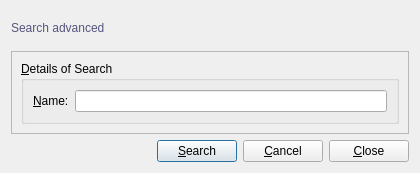
<?xml version="1.0" encoding="UTF-8"?>
<ui version="4.0">
 <class>UserSearch</class>
 <widget class="QDialog" name="UserSearch">
  <property name="geometry">
   <rect>
    <x>0</x>
    <y>0</y>
    <width>420</width>
    <height>173</height>
   </rect>
  </property>
  <property name="windowTitle">
   <string>User :: Search Advanced</string>
  </property>
  <property name="windowIcon">
   <iconset resource="resources.qrc">
    <normaloff>:/default/static/default/icons/22x22/face-devilish.png</normaloff>:/default/static/default/icons/22x22/face-devilish.png</iconset>
  </property>
  <layout class="QGridLayout" name="gridLayout">
   <item row="0" column="0">
    <layout class="QHBoxLayout" name="horizontalLayout_2">
     <item>
      <widget class="QLabel" name="titleLabel">
       <property name="styleSheet">
        <string notr="true">color: rgb(85, 85, 127);
font: 75 14pt &quot;DejaVu Sans Mono&quot;;</string>
       </property>
       <property name="text">
        <string>Search advanced</string>
       </property>
      </widget>
     </item>
     <item>
      <spacer name="horizontalSpacer_2">
       <property name="orientation">
        <enum>Qt::Horizontal</enum>
       </property>
       <property name="sizeHint" stdset="0">
        <size>
         <width>40</width>
         <height>20</height>
        </size>
       </property>
      </spacer>
     </item>
    </layout>
   </item>
   <item row="1" column="0">
    <widget class="QFrame" name="frame">
     <property name="frameShape">
      <enum>QFrame::StyledPanel</enum>
     </property>
     <property name="frameShadow">
      <enum>QFrame::Raised</enum>
     </property>
     <layout class="QGridLayout" name="gridLayout_3">
      <item row="0" column="0">
       <widget class="QGroupBox" name="detailsSearchGroupBox">
        <property name="title">
         <string>&amp;Details of Search</string>
        </property>
        <layout class="QFormLayout" name="formLayout_2">
         <property name="fieldGrowthPolicy">
          <enum>QFormLayout::ExpandingFieldsGrow</enum>
         </property>
         <item row="0" column="0">
          <widget class="QLabel" name="nameLabel">
           <property name="text">
            <string>&amp;Name:</string>
           </property>
           <property name="buddy">
            <cstring>nameLineEdit</cstring>
           </property>
          </widget>
         </item>
         <item row="0" column="1">
          <widget class="QLineEdit" name="nameLineEdit"/>
         </item>
        </layout>
       </widget>
      </item>
     </layout>
    </widget>
   </item>
   <item row="2" column="0">
    <layout class="QHBoxLayout" name="horizontalLayout">
     <item>
      <spacer name="horizontalSpacer">
       <property name="orientation">
        <enum>Qt::Horizontal</enum>
       </property>
       <property name="sizeHint" stdset="0">
        <size>
         <width>40</width>
         <height>20</height>
        </size>
       </property>
      </spacer>
     </item>
     <item>
      <widget class="QPushButton" name="searchPushButton">
       <property name="text">
        <string>&amp;Search</string>
       </property>
       <property name="icon">
        <iconset resource="resources.qrc">
         <normaloff>:/default/static/default/icons/22x22/dialog-ok-apply.png</normaloff>:/default/static/default/icons/22x22/dialog-ok-apply.png</iconset>
       </property>
       <property name="shortcut">
        <string>Ctrl+S</string>
       </property>
      </widget>
     </item>
     <item>
      <widget class="QPushButton" name="cancelPushButton">
       <property name="text">
        <string>&amp;Cancel</string>
       </property>
       <property name="icon">
        <iconset resource="resources.qrc">
         <normaloff>:/default/static/default/icons/22x22/dialog-cancel.png</normaloff>:/default/static/default/icons/22x22/dialog-cancel.png</iconset>
       </property>
       <property name="shortcut">
        <string>Ctrl+Shift+W</string>
       </property>
      </widget>
     </item>
     <item>
      <widget class="QPushButton" name="closePushButton">
       <property name="text">
        <string>&amp;Close</string>
       </property>
       <property name="icon">
        <iconset resource="resources.qrc">
         <normaloff>:/default/static/default/icons/22x22/window-close.png</normaloff>:/default/static/default/icons/22x22/window-close.png</iconset>
       </property>
       <property name="shortcut">
        <string>Ctrl+W</string>
       </property>
      </widget>
     </item>
    </layout>
   </item>
  </layout>
 </widget>
 <tabstops>
  <tabstop>nameLineEdit</tabstop>
  <tabstop>searchPushButton</tabstop>
  <tabstop>cancelPushButton</tabstop>
  <tabstop>closePushButton</tabstop>
 </tabstops>
 <resources>
  <include location="resources.qrc"/>
 </resources>
 <connections/>
</ui>
